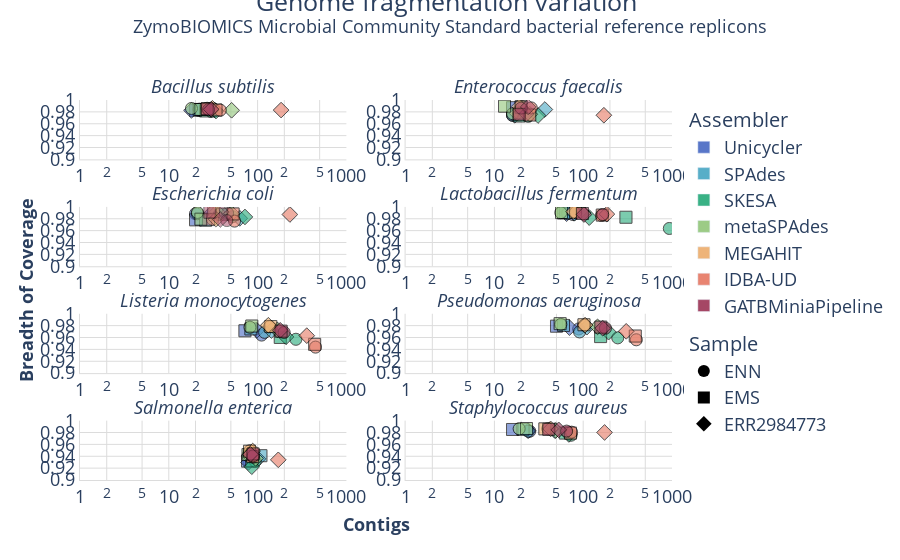

Write notebook code for a chart like this one.
### Markdown cell above
### All Samples

### Code cell
fig=make_subplots(rows=4, cols=2, subplot_titles=[x.replace('_', ' ') for x in sorted(df['Reference'].unique(), key=lambda v: v.upper(), reverse=False)],
                 shared_yaxes=True, shared_xaxes=True, x_title="<b>Contigs", y_title="<b>Breadth of Coverage")
row=1
col=1

shape_map = {"ENN": "circle",
             "EMS": "square",
             "ERR2984773": "diamond"}
for reference in sorted(df['Reference'].unique()):
    print('--' + reference)
    i=0
    print(row, col)
    for assembler in sorted(df['Assembler'].unique(), key=lambda v: v.upper(), reverse=True):
        print('---' + assembler)
        showlegend=True if col==1 and row==1 else False
        
        contigs = list(df['Contigs'][(df['Assembler'] == assembler) & (df['Reference'] == reference) & (df['distribution'] == 'Even')])
        boc = list(df['Breadth of Coverage'][(df['Assembler'] == assembler) & (df['Reference'] == reference) & (df['distribution'] == 'Even')])
        sample = list(df['Sample'][(df['Assembler'] == assembler) & (df['Reference'] == reference) & (df['distribution'] == 'Even')])
        run = list(df['run'][(df['Assembler'] == assembler) & (df['Reference'] == reference) & (df['distribution'] == 'Even')])
        if contigs: #list not empty
            for x, y, z, r in zip(contigs, boc, sample, run):
                print(x, y, z, r)
                fig.add_trace(go.Scatter(x=[x],
                                         y=[y],
                                         name=assembler, marker=dict(color=COLOURS[i], size=12, symbol=shape_map[z],opacity=0.5,
                                                                     line=dict(color='black',width=1)), 
                                         showlegend=False, opacity=0.6),
                              col=col, row=row)
        i+=1
    if row == 4:
        row = 1
        col += 1
    else:
        row += 1

fig.update_layout(plot_bgcolor='rgb(255,255,255)')
fig.update_layout(title=dict(text='Genome fragmentation variation <br><sup>ZymoBIOMICS Microbial Community Standard bacterial reference replicons</sup><br>',
                             x=0.5,
                             y=0.98,
                             xanchor='center',
                             yanchor='top'),
                 font=dict(size=18))
fig.update_xaxes(showline=True, linewidth=1, linecolor='#DCDCDC', gridcolor='#DCDCDC', rangemode='tozero', type='log', range=[0,3])
fig.update_yaxes(showline=True, linewidth=1, linecolor='#DCDCDC', gridcolor='#DCDCDC', range=[0.9, 1])

for i in fig['layout']['annotations']:
    i['font']['size'] = 18

fig.update_layout(xaxis_showticklabels=True, xaxis2_showticklabels=True, xaxis3_showticklabels=True, xaxis4_showticklabels=True, xaxis5_showticklabels=True,  xaxis6_showticklabels=True,  xaxis7_showticklabels=True,  xaxis8_showticklabels=True)
fig.update_layout(yaxis_showticklabels=True, yaxis2_showticklabels=True, yaxis3_showticklabels=True, yaxis4_showticklabels=True, yaxis5_showticklabels=True,  yaxis6_showticklabels=True,  yaxis7_showticklabels=True,  yaxis8_showticklabels=True)


# just for display purpose, create traces so that legend contains colors.  does not connect graph

legend_trace = [go.Bar(name=assembler, x=[fig.data[0].x[0]], marker_color=c, showlegend=True,  legendgroup="Assemblers", legendgrouptitle_text="Assembler")
        for assembler,c in zip(sorted(df['Assembler'].unique(), key=lambda v: v.upper(), reverse=True),COLOURS)]
    
legend_trace = legend_trace + [go.Scatter(name=sample, x=[fig.data[0].x[0]], mode="markers", marker=dict(symbol=c, color="black", size=12), showlegend=True, legendgroup="Samples", legendgrouptitle_text="Sample")
                                for sample,c in shape_map.items()]
    
fig.update_traces(showlegend=False).add_traces(legend_trace)

fig.show()
plot(fig, filename='Plots/Genome Fragmentation/Figure 6 - Genome fragmentation for even samples.html', auto_open=False)
